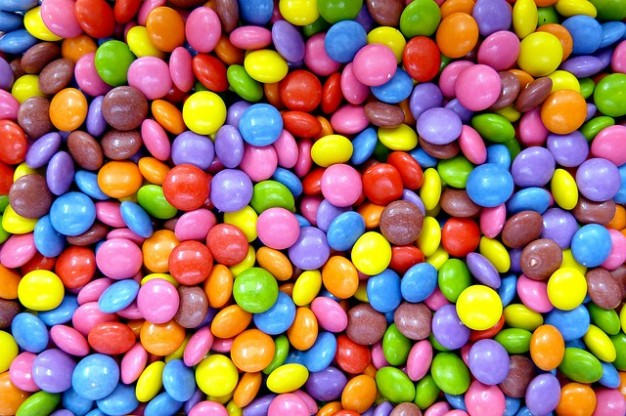
#> input picture imagesTP/confiserie-smarties-lentilles_121-50838.jpg, 626 x 416 px
$ python colorimetrique.py
#> lines starting #> are read from the running program, lines starting #| are printed output that depends on the picture
import cv2
import numpy as np
from matplotlib import pyplot as plt

image = cv2.imread('imagesTP/confiserie-smarties-lentilles_121-50838.jpg')
#> image is the input picture: shape (416, 626, 3); mean B, G, R 102.6, 118.4, 158.6
image = cv2.cvtColor(image, cv2.COLOR_BGR2RGB)
plt.figure()
plt.subplot(2,2,1)
plt.imshow(image)
plt.axis("off")
plt.title("Image RGB")

image_hsv = cv2.cvtColor(image, cv2.COLOR_RGB2HSV)
#> image_hsv: shape (416, 626, 3); mean H, S, V 86.1, 177.5, 189.6

hue, saturation, value = cv2.split(image_hsv)
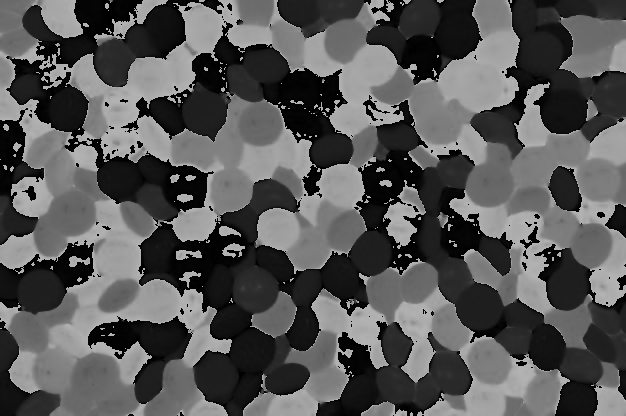
#> hue: shape (416, 626); min 0, max 179, mean 86.1
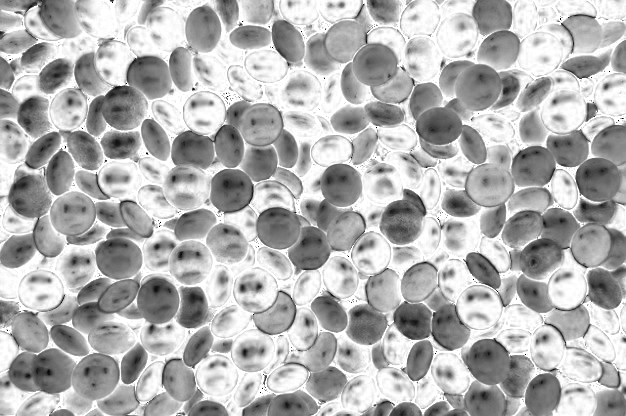
#> saturation: shape (416, 626); min 0, max 255, mean 177.5
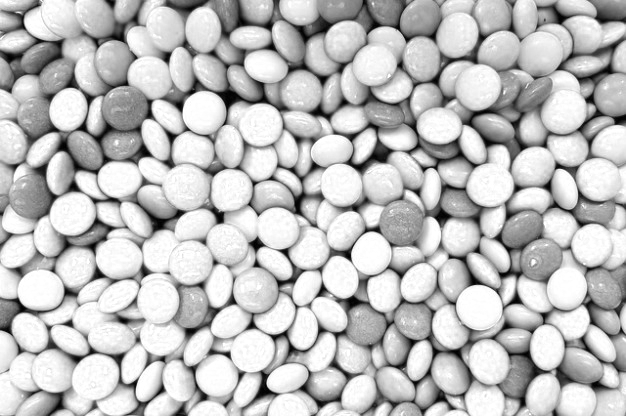
#> value: shape (416, 626); min 0, max 255, mean 189.6

plt.subplot(2,2,2)
plt.imshow(hue, cmap="hsv")
plt.axis("off")
plt.title("Teinte")

plt.subplot(2,2,3)
plt.imshow(saturation, cmap='gray')
plt.axis("off")
plt.title("Saturation")

plt.subplot(2,2,4)
plt.imshow(value, cmap='gray')
plt.axis("off")
plt.title("Luminosité")

plt.show()
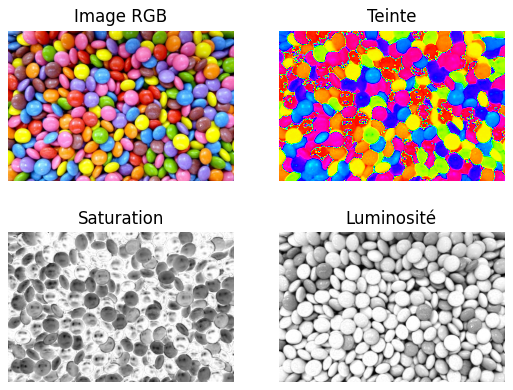
#> figure drawn by matplotlib, 4 panels

$ run again, with imagesTP/DJI_0009P.JPG copied over imagesTP/confiserie-smarties-lentilles_121-50838.jpg
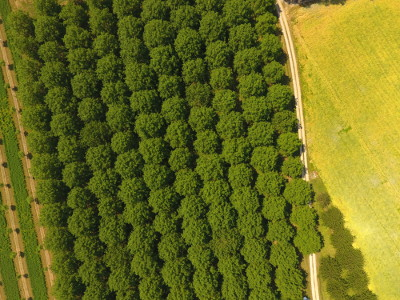
#> input picture imagesTP/DJI_0009P.JPG, 400 x 300 px
#> image is the input picture: shape (300, 400, 3); mean B, G, R 32.1, 110.5, 108
#> image_hsv: shape (300, 400, 3); mean H, S, V 33.2, 185.1, 115.9
#> `hue, saturation, value = cv2.split(image_hsv)`:
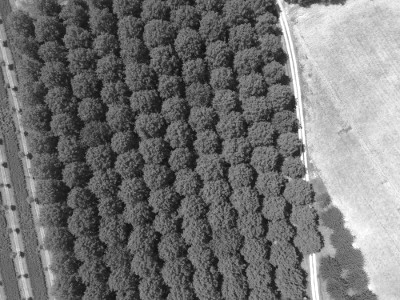
#> value: shape (300, 400); min 9, max 255, mean 115.9
#> `plt.show()`:
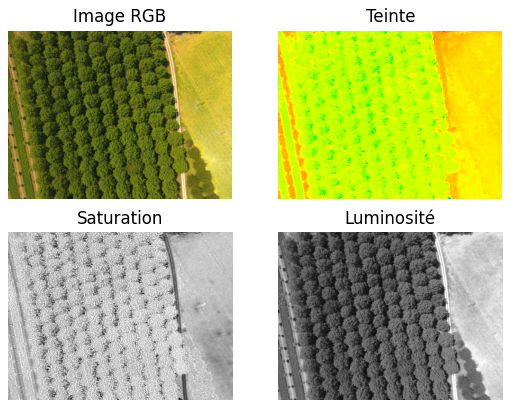
#> figure drawn by matplotlib, 4 panels

$ run again, with imagesTP/EtretatP.jpg copied over imagesTP/confiserie-smarties-lentilles_121-50838.jpg
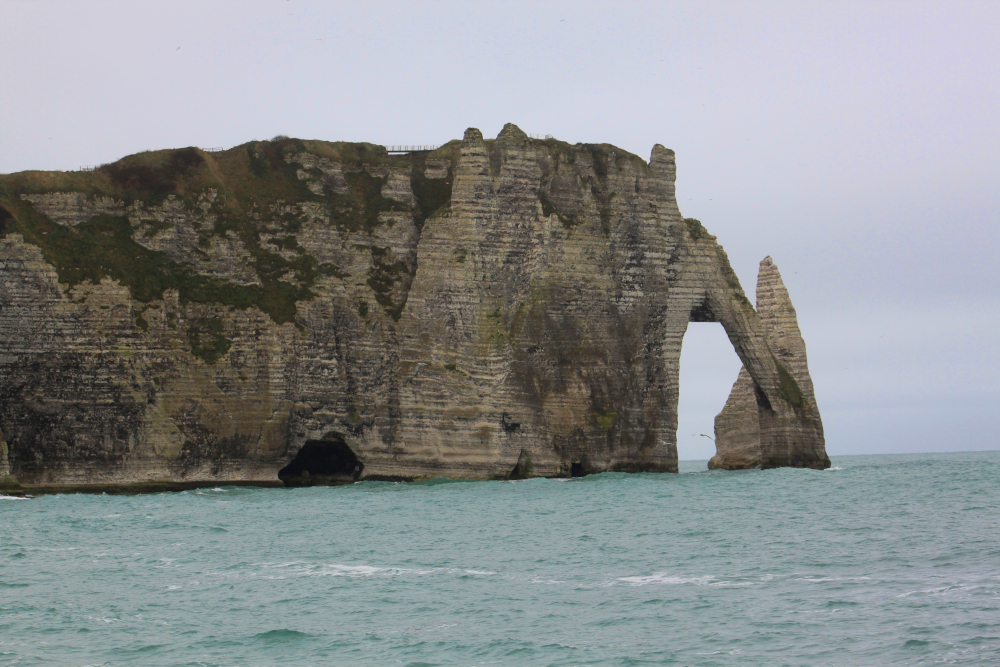
#> input picture imagesTP/EtretatP.jpg, 1000 x 667 px
#> image is the input picture: shape (667, 1000, 3); mean B, G, R 143.2, 142, 138.1
#> image_hsv: shape (667, 1000, 3); mean H, S, V 74.8, 38.9, 150.3
#> `hue, saturation, value = cv2.split(image_hsv)`:
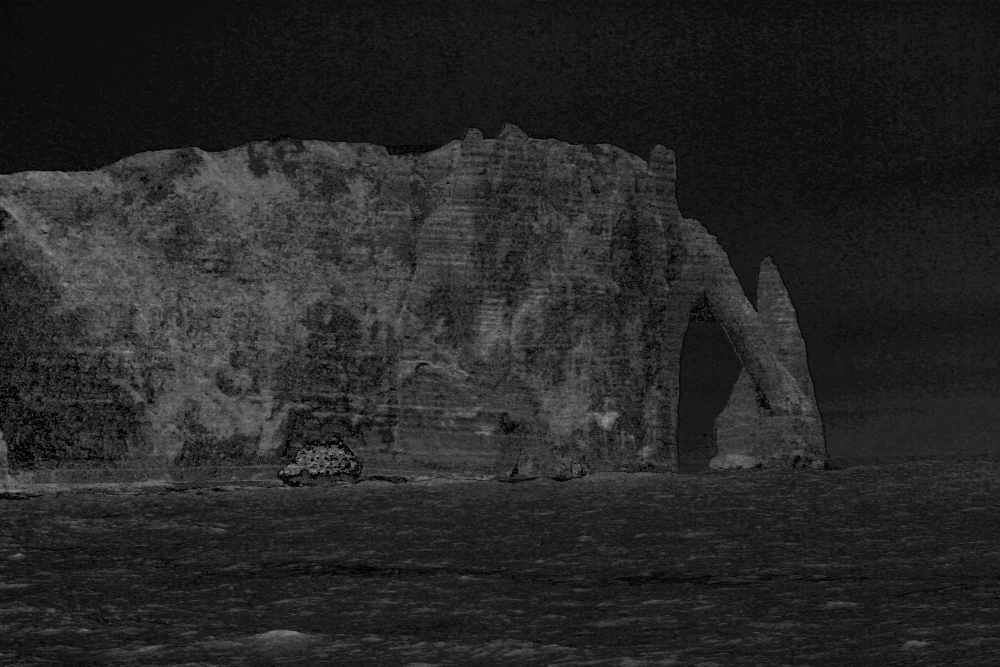
#> saturation: shape (667, 1000); min 0, max 170, mean 38.9
#> `plt.show()`:
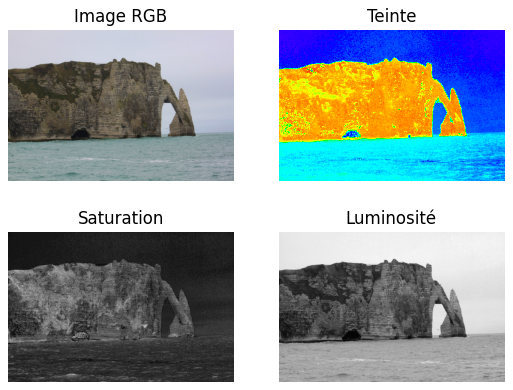
#> figure drawn by matplotlib, 4 panels
